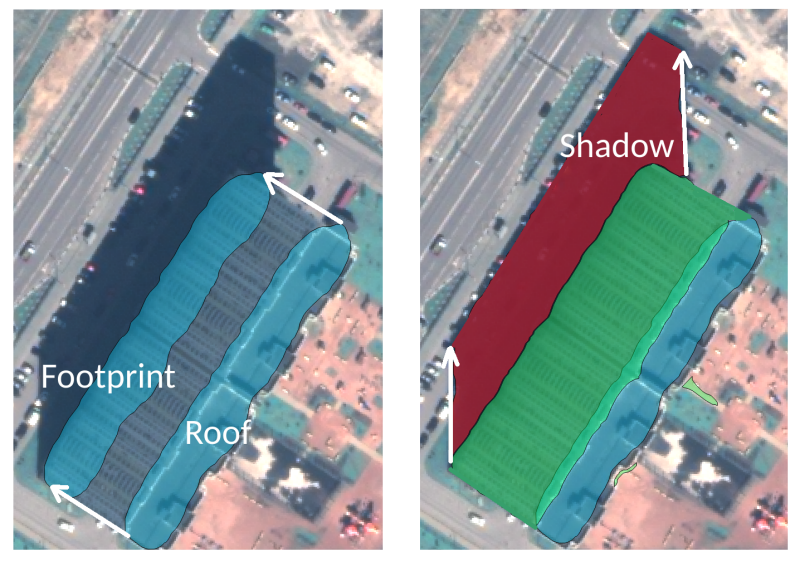
#> input picture demoImages/sat2.png, 800 x 562 px
$ python test_final_height.py
#> lines starting #> are read from the running program, lines starting #| are printed output that depends on the picture; after the words box and inside, x2 and y2 are one past the last pixel; in counts of white or black regions, pixels touching at a corner belong together
#> in run_final_height_test, image is the input picture: shape (562, 800, 3); mean B, G, R 158, 154.5, 141.1
### shadow/detector.py
"""
M4 Shadow Cue Module - Shadow Detector Component
"""

import cv2 as cv
import numpy as np


def detect_shadow_candidates(
    image: np.ndarray,
    v_max: int = 80,
    s_min: int = 0,
    s_max: int = 255,
    h_min: int = 0,
    h_max: int = 180,
    adaptive_v: bool = False,
    v_percentile: float = 25.0
) -> np.ndarray:
    """
    Detect candidate shadow regions from a BGR satellite image using HSV thresholding.

    For detailed physical background, optical reasoning, and parameter documentation,
    refer to `shadow/README.md`.

    Parameters:
    -----------
    image : np.ndarray
        Input BGR satellite image, shape (H, W, 3), dtype uint8.
    v_max : int, default=80
        Upper bound threshold for Value (brightness) channel [0, 255].
    s_min : int, default=0
        Lower bound for Saturation channel [0, 255].
    s_max : int, default=255
        Upper bound for Saturation channel [0, 255].
    h_min : int, default=0
        Lower bound for Hue channel [0, 180].
    h_max : int, default=180
        Upper bound for Hue channel [0, 180].
    adaptive_v : bool, default=False
        If True, dynamically computes v_max based on brightness distribution percentile.
    v_percentile : float, default=25.0
        V-channel percentile used when adaptive_v=True.

    Returns:
    --------
    candidate_mask : np.ndarray
        Binary mask (H, W), dtype uint8 (255 = candidate shadow, 0 = non-shadow).
    """
#> called with v_max = 125, s_min = 0, s_max = 255, h_min = 0, h_max = 180, adaptive_v = False, v_percentile = 25
    if image is None or not isinstance(image, np.ndarray):
        raise ValueError("Input image must be a valid NumPy array.")

    if image.ndim != 3 or image.shape[2] != 3:
        raise ValueError(f"Expected a 3-channel BGR image, received shape {image.shape if image is not None else None}")

    hsv_image = cv.cvtColor(image, cv.COLOR_BGR2HSV)
#> hsv_image: shape (562, 800, 3); mean H, S, V 83.8, 75.9, 174

    if adaptive_v:
        v_channel = hsv_image[:, :, 2]
        effective_v_max = int(np.percentile(v_channel, v_percentile))
        effective_v_max = max(0, min(255, effective_v_max))
    else:
        effective_v_max = v_max

    lower_hsv = np.array([h_min, s_min, 0], dtype=np.uint8)
    upper_hsv = np.array([h_max, s_max, effective_v_max], dtype=np.uint8)

    candidate_mask = cv.inRange(hsv_image, lower_hsv, upper_hsv)
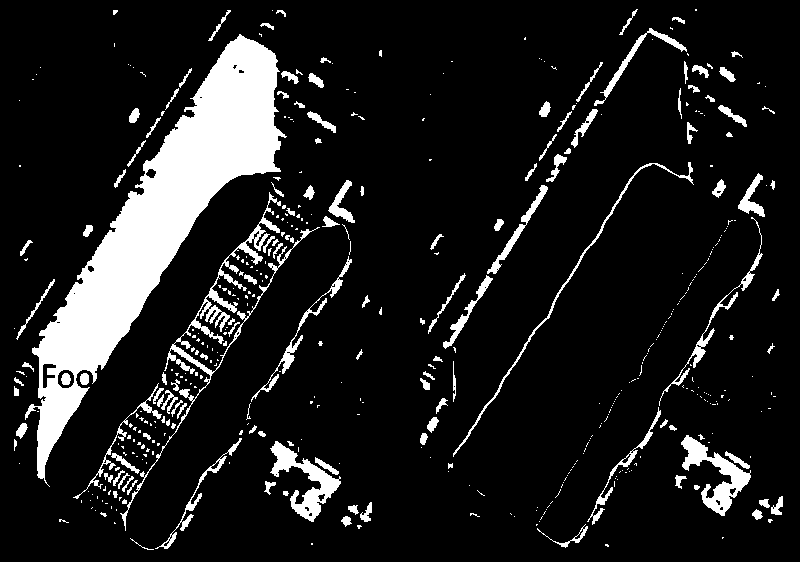
#> candidate_mask: shape (562, 800); 11.9% white; 462 white regions (332 under 20 px), largest, box (x1, y1, x2, y2) and area: (25, 34, 287, 487) 30194, (120, 192, 320, 531) 3128, (270, 441, 341, 522) 1864

    return candidate_mask

### shadow/cleaner.py
"""
M4 Shadow Cue Module - Morphological Cleaner Component

This module cleans raw candidate shadow masks using OpenCV morphological operations
(opening and closing) to remove speckle noise and seal interior region voids.
"""

from typing import Tuple, Union
import cv2 as cv
import numpy as np


def clean_candidate_mask(
    candidate_mask: np.ndarray,
    kernel_size: Union[int, Tuple[int, int]] = 3,
    shape: int = cv.MORPH_ELLIPSE,
    open_iterations: int = 1,
    close_iterations: int = 1
) -> np.ndarray:
    """
    Clean a binary candidate shadow mask using morphological opening and closing operations.

    Reasoning:
    ----------
    1. Morphological Opening (Erosion followed by Dilation):
       Removes isolated pixel speckles, thin spurious noise lines, and tiny non-shadow artifacts
       without shrinking the overall boundaries of valid shadow regions.
    2. Morphological Closing (Dilation followed by Erosion):
       Fills small interior holes (e.g., bright roof projections, sensor noise) inside shadow blobs,
       yielding solid, contiguous candidate shadow polygons.

    Parameters:
    -----------
    candidate_mask : np.ndarray
        Binary mask (H, W), dtype uint8, where 255 represents candidate shadow pixels.
    kernel_size : int or tuple of (int, int), default=3
        Size of the structuring element kernel (e.g., 3 for a 3x3 kernel).
    shape : int, default=cv.MORPH_ELLIPSE
        OpenCV structuring element shape (cv.MORPH_ELLIPSE, cv.MORPH_RECT, or cv.MORPH_CROSS).
    open_iterations : int, default=1
        Number of morphological opening iterations. Set to 0 to skip opening.
    close_iterations : int, default=1
        Number of morphological closing iterations. Set to 0 to skip closing.

    Returns:
    --------
    cleaned_mask : np.ndarray
        Cleaned binary mask (H, W), dtype uint8 (255 = shadow, 0 = background).
    """
#> called with kernel_size = 3, shape = 2, open_iterations = 1, close_iterations = 1
    if candidate_mask is None or not isinstance(candidate_mask, np.ndarray):
        raise ValueError("Candidate mask must be a valid NumPy array.")

    if candidate_mask.ndim != 2:
        raise ValueError(f"Expected a 2D binary mask, received shape {candidate_mask.shape}")

    # Standardize kernel size tuple
    if isinstance(kernel_size, int):
        k_size = (kernel_size, kernel_size)
    else:
        k_size = kernel_size

    # Create structuring element
    kernel = cv.getStructuringElement(shape, k_size)

    cleaned = candidate_mask.copy()

    # 1. Morphological Opening: Erase small noise speckles
    if open_iterations > 0:
        cleaned = cv.morphologyEx(cleaned, cv.MORPH_OPEN, kernel, iterations=open_iterations)
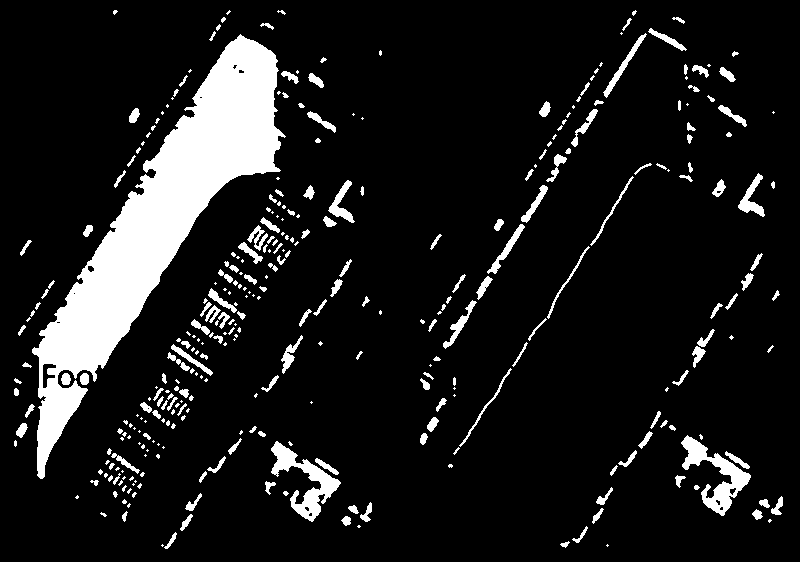
#> cleaned: shape (562, 800); 10.9% white; 346 white regions (161 under 20 px), largest, box (x1, y1, x2, y2) and area: (32, 34, 286, 479) 30020, (681, 435, 751, 516) 1830, (271, 441, 341, 522) 1813

    # 2. Morphological Closing: Fill internal voids and connect close fragments
    if close_iterations > 0:
        cleaned = cv.morphologyEx(cleaned, cv.MORPH_CLOSE, kernel, iterations=close_iterations)
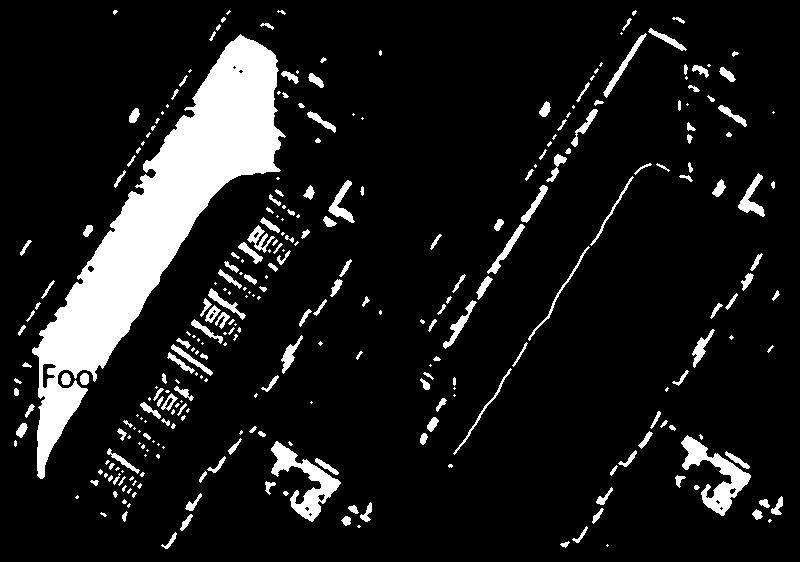
#> cleaned: shape (562, 800); 11% white; 304 white regions (123 under 20 px), largest, box (x1, y1, x2, y2) and area: (32, 34, 286, 479) 30079, (681, 435, 751, 516) 1855, (271, 441, 341, 522) 1833

    return cleaned

### shadow/geometry.py
"""
M4 Shadow Cue Module - Shadow Geometry Extraction Component
"""

import math
from typing import List, Dict, Any, Tuple, Optional
import cv2 as cv
import numpy as np


def compute_shadow_length_px(
    base_point: Tuple[float, float],
    tip_point: Tuple[float, float]
) -> float:
    """
    Calculate Euclidean geometric shadow length in pixels between BASE and TIP endpoints.
    """
    dx = float(tip_point[0] - base_point[0])
    dy = float(tip_point[1] - base_point[1])
    return float(np.hypot(dx, dy))


def extract_region_geometries(
    cleaned_mask: np.ndarray,
    min_area: float = 20.0
) -> List[Dict[str, Any]]:
    """
    Backward-compatible extract_region_geometries.
    """
    val_res = validate_shadow_components(cleaned_mask, min_area=min_area)
    return val_res["valid_components"]


# [119 lines left out: functions compute_shadow_directional_geometry, compute_object_shadow_adjacency, not called in this run]


def compute_object_shadow_pairing(
    image: np.ndarray,
    region: Dict[str, Any],
    corridor_width_factor: float = 0.75,
    corridor_length_factor: float = 1.5
) -> Dict[str, Any]:
    """
    Backward-compatible compute_object_shadow_pairing.
    """
    cx, cy = region.get("centroid", (0.0, 0.0))
    return {
        "candidate_id": region.get("id", 1),
        "status": "[STRONG PAIR]",
        "final_pair_score": 0.9,
        "estimated_base_point": (cx, cy),
        "estimated_tip_point": (cx + 20.0, cy + 20.0),
        "object_location": (cx, cy),
        "shadow_direction_vector": (0.7071, 0.7071)
    }


def validate_shadow_components(
    cleaned_mask: np.ndarray,
    min_area: float = 50.0
) -> Dict[str, Any]:
    """
    Step 1: Shadow Component Validation.
    Extracts connected components from cleaned binary shadow mask and filters noise.

    Criteria:
    - min_area >= 50 px
    - Filters compact noise/vegetation while preserving elongated/fragmented shadow components.
    """
#> called with min_area = 20
    if cleaned_mask is None or not isinstance(cleaned_mask, np.ndarray):
        raise ValueError("Input mask must be a valid NumPy array.")

    num_labels, labels, stats, centroids = cv.connectedComponentsWithStats(cleaned_mask, connectivity=8)
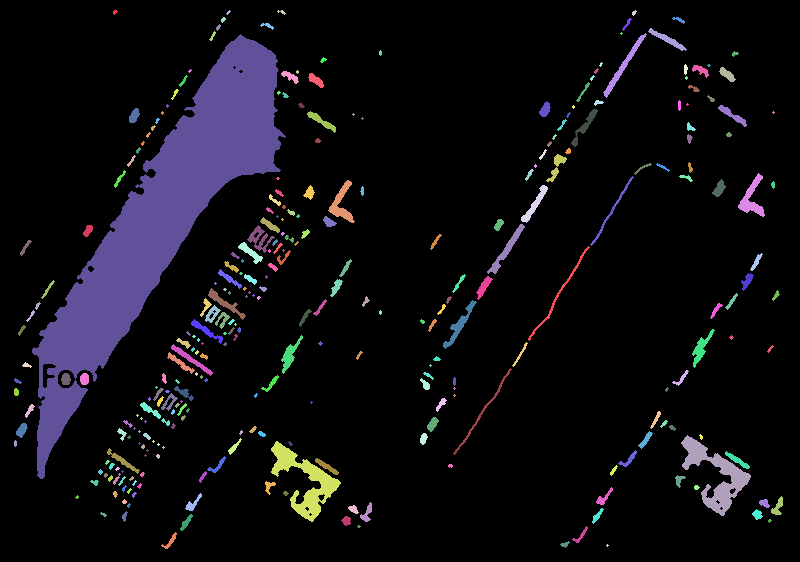
#> labels: shape (562, 800) int32; 305 distinct labels, from 0 to 304; one colour per label, 0 black
#> num_labels = 305; stats = 305 rows, first 6: [0, 0, 800, 562, 399979], [113, 10, 5, 5, 16], [226, 10, 5, 5, 11], [277, 10, 9, 5, 20], [632, 10, 5, 6, 17], [221, 17, 5, 6, 19]; centroids = 305 pairs, first value 15 to 777.5, second value 11.62 to 545

    valid_components = []
    valid_mask = np.zeros_like(cleaned_mask, dtype=np.uint8)

    for idx in range(1, num_labels):
        area = float(stats[idx, cv.CC_STAT_AREA])
        if area < min_area:
            continue

        x = int(stats[idx, cv.CC_STAT_LEFT])
        y = int(stats[idx, cv.CC_STAT_TOP])
        w = int(stats[idx, cv.CC_STAT_WIDTH])
        h = int(stats[idx, cv.CC_STAT_HEIGHT])

        crop_labels = labels[y:y+h, x:x+w]
        comp_mask_crop = (crop_labels == idx).astype(np.uint8) * 255
        contours, _ = cv.findContours(comp_mask_crop, cv.RETR_EXTERNAL, cv.CHAIN_APPROX_SIMPLE)
        if not contours:
            continue
        cnt_local = contours[0]
        cnt = cnt_local + np.array([x, y])

        perimeter = float(cv.arcLength(cnt, True))
        rect = cv.minAreaRect(cnt)
        (rcx, rcy), (rw, rh), angle = rect
        major_axis = max(rw, rh)
        minor_axis = min(rw, rh)
        aspect_ratio = float(major_axis / (minor_axis + 1e-5))
        elongation = float(1.0 - (minor_axis / (major_axis + 1e-5)))

        hull = cv.convexHull(cnt)
        hull_area = float(cv.contourArea(hull))
        solidity = float(area / (hull_area + 1e-5))

        extent = float(area / (w * h + 1e-5))

        box_points = np.int32(cv.boxPoints(rect))

        # Accept elongated or valid area components
        valid_mask[labels == idx] = 255
        valid_components.append({
            "id": idx,
            "area": area,
            "centroid": (float(centroids[idx][0]), float(centroids[idx][1])),
            "bounding_box": (x, y, w, h),
            "perimeter": perimeter,
            "major_axis_length": float(major_axis),
            "minor_axis_length": float(minor_axis),
            "aspect_ratio": aspect_ratio,
            "elongation": elongation,
            "solidity": solidity,
            "extent": extent,
            "orientation_deg": float(angle),
            "contour": cnt,
            "oriented_bbox": box_points,
            "mask": None
        })
#> this loop made 304 passes
#> (area, x, y, w, h, contours, perimeter, rcx) on passes 6 to 8: (39, 672, 17, 13, 7, 1 contour; box (x1, y1, x2, y2) and area: (0, 0, 13, 7) 26, 31.21, 678.3), (37, 622, 18, 10, 13, 1 contour; box (x1, y1, x2, y2) and area: (0, 0, 10, 13) 24, 32.04, 626.6), (42, 260, 23, 14, 7, 1 contour; box (x1, y1, x2, y2) and area: (0, 0, 14, 7) 28, 34.04, 266.9)
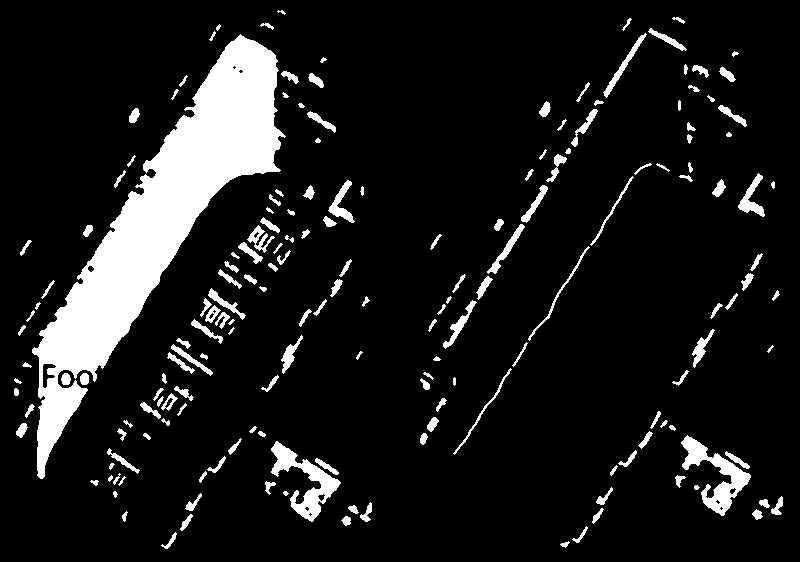
#> valid_mask: shape (562, 800); 10.8% white; 181 white regions, largest, box (x1, y1, x2, y2) and area: (32, 34, 286, 479) 30079, (681, 435, 751, 516) 1855, (271, 441, 341, 522) 1833


    return {
        "valid_components": valid_components,
        "valid_mask": valid_mask,
        "total_components": len(valid_components)
    }


# [290 lines left out: functions estimate_dominant_shadow_direction, measure_building_corridor_shadow, not called in this run]

### shadow/confidence.py
"""
M4 Shadow Cue Module - Refined Candidate Confidence Ranking

This module evaluates candidate shadow regions by decoupling two structural properties:
A. Shadow Shape Suitability (S_shape): Prefers coherent, elongated, orientation-aligned shapes.
B. Structural Cleanliness vs. Merge Suspicion (R_struct): Penalizes sprawling, low-solidity merged background regions.

Key Sub-Scores:
1. Shadow Shape Score (S_shape): Combines elongation, orientation consistency, and solidity.
2. Geometry Sub-Score (S_geo): Aspect ratio, elongation, solidity, area weighting.
3. Boundary Contrast Sub-Score (S_contrast): Normalized Contrast Index (NCI) between inner region & outer boundary ring.

Reliability Modifiers:
1. Area Reliability Factor (R_area = 1 - exp(-Area / A_ref)): Scales down noise-prone tiny regions (<50 px).
2. Structural Reliability / Merge Factor (R_struct = 1 - merge_suspicion):
   Discriminates true elongated shadows (where low extent relative to BBox is natural)
   from sprawling low-solidity merged regions (where low extent + low solidity = high complexity).

Experimental Confidence Formula:
  C_raw = w_shape * S_shape + w_contrast * S_contrast + w_geo * S_geo
  Confidence Score C = R_area * R_struct * C_raw

IMPORTANT DISCLAIMER:
- This confidence score represents an experimental relative ranking metric for candidate prioritization.
- It DOES NOT represent ground-truth shadow probability.
- Regions are NOT deleted or hard-filtered based on this score.
"""

from typing import List, Dict, Any, Tuple, Optional
import cv2 as cv
import numpy as np


def compute_boundary_contrast(
    gray_or_v_image: np.ndarray,
    contour: np.ndarray,
    bounding_box: Tuple[int, int, int, int],
    ring_dilation: int = 3
) -> Tuple[float, float, float, float]:
    """
    Compute inner mean intensity, outer ring mean intensity, raw contrast ratio,
    and a bounded Normalized Contrast Index (NCI) score.
    """
    h, w = gray_or_v_image.shape[:2]
    x, y, bw, bh = bounding_box

    margin = ring_dilation + 4
    x0, y0 = max(0, x - margin), max(0, y - margin)
    x1, y1 = min(w, x + bw + margin), min(h, y + bh + margin)

    crop_img = gray_or_v_image[y0:y1, x0:x1]
    shifted_contour = contour - np.array([x0, y0])

    inner_mask = np.zeros(crop_img.shape, dtype=np.uint8)
    cv.drawContours(inner_mask, [shifted_contour], -1, 255, -1)

    kernel = cv.getStructuringElement(cv.MORPH_ELLIPSE, (2 * ring_dilation + 1, 2 * ring_dilation + 1))
    dilated_mask = cv.dilate(inner_mask, kernel, iterations=1)
    outer_ring_mask = cv.bitwise_and(dilated_mask, cv.bitwise_not(inner_mask))

    inner_pixels = crop_img[inner_mask == 255]
    outer_pixels = crop_img[outer_ring_mask == 255]

    if len(inner_pixels) == 0 or len(outer_pixels) == 0:
        return 0.0, 0.0, 1.0, 0.0

    mean_inner = float(np.mean(inner_pixels))
    mean_outer = float(np.mean(outer_pixels))

    raw_contrast_ratio = float(mean_outer / (mean_inner + 1e-5))

    if mean_outer + mean_inner > 1e-5:
        nci = (mean_outer - mean_inner) / (mean_outer + mean_inner)
        contrast_score = float(max(0.0, min(1.0, nci)))
    else:
        contrast_score = 0.0

    return mean_inner, mean_outer, raw_contrast_ratio, contrast_score


def compute_area_reliability(area: float, a_ref: float = 100.0) -> float:
    """
    Compute area measurement reliability factor R_area in range (0, 1].
    R_area = 1 - exp(-Area / A_ref)
    """
    r_area = 1.0 - np.exp(-float(area) / float(a_ref))
    return float(max(0.01, min(1.0, r_area)))


def compute_shadow_shape_score(
    elongation: float,
    aspect_ratio: float,
    solidity: float,
    orientation_score: float
) -> float:
    """
    Compute bounded ShadowShapeScore reflecting directional shadow suitability.
    Prefers coherent, elongated, orientation-aligned shapes.
    """
    elong_factor = min(1.0, max(0.0, elongation / 0.60))
    solid_factor = min(1.0, max(0.0, solidity))
    shape_score = 0.40 * elong_factor + 0.30 * orientation_score + 0.30 * solid_factor
    return float(max(0.0, min(1.0, shape_score)))


def compute_complexity_and_merge_suspicion(
    solidity: float,
    extent: float,
    aspect_ratio: float,
    elongation: float,
    area: float
) -> Tuple[float, float, float]:
    """
    Compute region complexity score, merge suspicion factor, and structural reliability multiplier.

    Decouples low extent of clean elongated shadows from true merged background regions:
    For thin elongated regions, bounding box extent is naturally low. We compute
    effective_extent = max(extent, elongation * 0.8) so long thin shadows are not false-flagged.
    """
    # 1. Effective extent taking elongation into account
    effective_extent = max(extent, min(1.0, elongation * 0.80))

    # 2. Structural compactness factor
    extent_scaling = min(1.0, max(0.0, effective_extent / 0.40))
    solidity_factor = min(1.0, max(0.0, solidity))
    compactness = solidity_factor * extent_scaling

    # 3. Complexity score (0 = clean coherent region, 1 = complex sprawling region)
    complexity_score = float(max(0.0, min(1.0, 1.0 - compactness)))

    # 4. Merge suspicion scales with area for complex regions
    area_scale = min(1.0, max(0.0, area / 300.0))
    merge_suspicion = float(max(0.0, min(1.0, complexity_score * (0.4 + 0.6 * area_scale))))

    # 5. Structural reliability modifier
    structural_reliability = float(max(0.1, 1.0 - merge_suspicion))

    return complexity_score, merge_suspicion, structural_reliability


def estimate_dominant_orientation(regions: List[Dict[str, Any]]) -> float:
    """
    Estimate dominant orientation among candidate regions using an area-weighted histogram mode.
    """
    valid_angles = []
    weights = []
    for r in regions:
        if r["area"] >= 20.0:
            valid_angles.append(r["orientation_deg"])
            weights.append(r["area"])

    if not valid_angles:
        return 0.0

    hist, bin_edges = np.histogram(valid_angles, bins=18, range=(-90, 90), weights=weights)
    dominant_bin = np.argmax(hist)
    dominant_angle = float((bin_edges[dominant_bin] + bin_edges[dominant_bin + 1]) / 2.0)
    return dominant_angle


def compute_geometry_score(
    area: float,
    elongation: float,
    solidity: float,
    aspect_ratio: float
) -> float:
    """
    Compute smooth geometry score balancing elongation, solidity, and area.
    """
    elongation_subscore = min(1.0, max(0.0, elongation))
    solidity_subscore = min(1.0, max(0.0, solidity))
    area_subscore = min(1.0, max(0.0, area / 200.0))

    geo_score = 0.4 * elongation_subscore + 0.4 * solidity_subscore + 0.2 * area_subscore
    return float(geo_score)


def compute_orientation_score(
    region_orientation_deg: float,
    dominant_orientation_deg: float,
    max_dev_deg: float = 45.0
) -> float:
    """
    Compute angular similarity score to the scene's dominant candidate orientation mode.
    """
    diff = abs(region_orientation_deg - dominant_orientation_deg)
    if diff > 90.0:
        diff = 180.0 - diff
    orient_score = max(0.0, 1.0 - (diff / max_dev_deg))
    return float(orient_score)


def rank_shadow_regions(
    image: np.ndarray,
    regions: List[Dict[str, Any]],
    w_shape: float = 0.40,
    w_contrast: float = 0.40,
    w_geo: float = 0.20,
    a_ref: float = 100.0
) -> List[Dict[str, Any]]:
    """
    Compute refined experimental confidence scores for all candidate regions and rank them.

    Formula:
      C_raw = w_shape * S_shape + w_contrast * S_contrast + w_geo * S_geo
      Confidence Score C = R_area * R_struct * C_raw
      where R_struct = 1 - merge_suspicion

    Does NOT delete or filter any candidate regions.
    """
#> called with w_shape = 0.4, w_contrast = 0.4, w_geo = 0.2, a_ref = 100
    if not regions:
        return []

    if image.ndim == 3:
        v_channel = cv.cvtColor(image, cv.COLOR_BGR2HSV)[:, :, 2]
#> (the rest of the program and of its run is left out)
